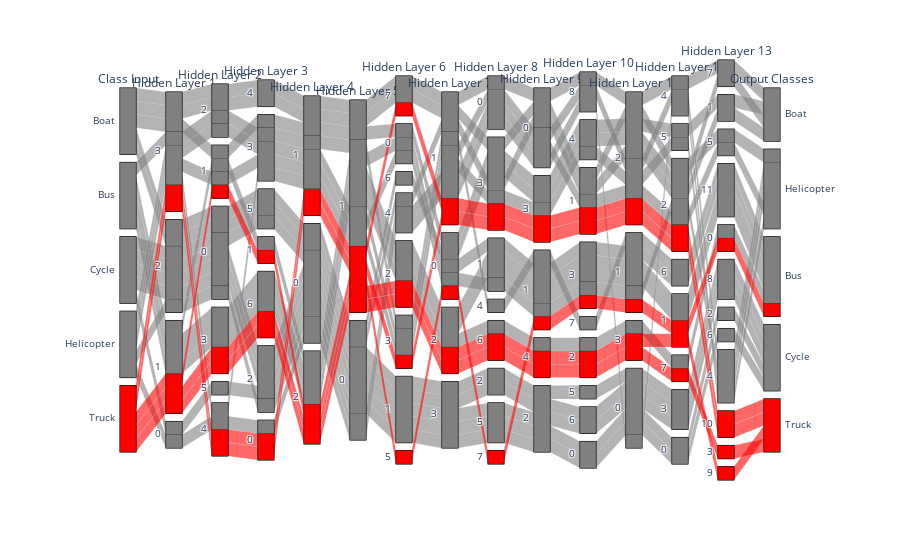

Here is the notebook cell this chart was saved with:
### Code cell
#CLASSE 4
color = pd.DataFrame(classes,columns=['Class']);
colorscale =[[0, 'gray'],[0.5, 'gray'],[0.7,'gray'],[0.9,'gray'],[1,'red']];

fig=px.parallel_categories(dfTot,dimensions=['Class','L1 C1','L2 C1','L3 C1', 
                                             'L4 C1','L5 C1','L6 C1','L7 C1','L8 C1',
                                             'L9 C1','L10 C1','L11 C1','L12 C1'
,'L13 C1','class'],
 labels={'Class':'Class Input','L1 C1':'Hidden Layer 1','L2 C1':'Hidden Layer 2',
         'L3 C1':'Hidden Layer 3','L4 C1':'Hidden Layer 4',
         'L5 C1':'Hidden Layer 5','L6 C1':'Hidden Layer 6',
         'L7 C1':'Hidden Layer 7','L8 C1':'Hidden Layer 8',
         'L9 C1':'Hidden Layer 9','L10 C1':'Hidden Layer 10',
         'L11 C1':'Hidden Layer 11','L12 C1':'Hidden Layer 12',
         'L13 C1':'Hidden Layer 13',
         'class':'Output Classes'},color=classes,color_continuous_scale=colorscale)
fig.update(layout_coloraxis_showscale=False)
fig

### Figure 1 — Plotly figure (JSON) as saved in the notebook; plotly's stock layout.template omitted (floating-point values rounded to 4 significant figures)
{"data": [{"dimensions": [{"label": "Class Input", "values": ["Boat", "Boat", "Boat", "Boat", "Boat", "Bus", "Bus", "Bus", "Bus", "Bus", "Cycle", "Cycle", "Cycle", "Cycle", "Cycle", "Helicopter", "Helicopter", "Helicopter", "Helicopter", "Helicopter", "Truck", "Truck", "Truck", "Truck", "Truck"]}, {"label": "Hidden Layer 1", "values": [3, 3, 2, 3, 2, 1, 1, 1, 3, 1, 2, 2, 2, 2, 0, 0, 3, 3, 3, 2, 3, 3, 1, 1, 1]}, {"label": "Hidden Layer 2", "values": [2, 1, 0, 2, 0, 1, 3, 3, 2, 3, 0, 0, 0, 0, 5, 4, 1, 2, 4, 0, 4, 4, 1, 3, 3]}, {"label": "Hidden Layer 3", "values": [4, 3, 5, 4, 5, 1, 6, 6, 3, 6, 5, 2, 2, 2, 2, 0, 3, 3, 3, 2, 0, 0, 1, 6, 6]}, {"label": "Hidden Layer 4", "values": [1, 1, 0, 1, 0, 2, 2, 2, 1, 2, 0, 0, 0, 0, 0, 0, 1, 1, 1, 0, 1, 1, 2, 2, 2]}, {"label": "Hidden Layer 5", "values": [1, 1, 0, 1, 0, 1, 1, 1, 1, 1, 0, 0, 0, 0, 0, 0, 1, 1, 1, 0, 1, 1, 1, 1, 1]}, {"label": "Hidden Layer 6", "values": [7, 0, 6, 7, 4, 0, 2, 2, 3, 2, 1, 1, 1, 1, 1, 4, 0, 3, 3, 4, 3, 7, 5, 2, 2]}, {"label": "Hidden Layer 7", "values": [1, 0, 0, 1, 1, 0, 2, 2, 1, 2, 3, 3, 3, 3, 3, 1, 0, 1, 1, 1, 1, 1, 0, 2, 2]}, {"label": "Hidden Layer 8", "values": [0, 3, 3, 3, 3, 1, 1, 1, 4, 6, 2, 5, 2, 5, 5, 0, 1, 0, 3, 0, 3, 3, 7, 6, 6]}, {"label": "Hidden Layer 9", "values": [0, 3, 3, 0, 0, 1, 1, 1, 1, 4, 2, 2, 2, 2, 2, 0, 1, 0, 3, 0, 3, 3, 1, 4, 4]}, {"label": "Hidden Layer 10", "values": [8, 4, 4, 1, 1, 3, 3, 3, 7, 2, 5, 6, 6, 0, 0, 8, 3, 8, 4, 1, 1, 1, 3, 2, 2]}, {"label": "Hidden Layer 11", "values": [2, 2, 2, 2, 2, 1, 1, 1, 1, 3, 0, 0, 0, 0, 0, 0, 1, 2, 2, 2, 2, 2, 1, 3, 3]}, {"label": "Hidden Layer 12", "values": [4, 5, 2, 2, 2, 6, 1, 1, 6, 7, 3, 3, 3, 0, 0, 4, 2, 4, 5, 2, 2, 2, 1, 7, 1]}, {"label": "Hidden Layer 13", "values": [7, 1, 7, 5, 1, 11, 11, 11, 11, 0, 8, 8, 8, 2, 6, 4, 4, 4, 4, 5, 10, 10, 0, 3, 9]}, {"label": "Output Classes", "values": ["Boat", "Boat", "Boat", "Helicopter", "Boat", "Bus", "Bus", "Bus", "Bus", "Bus", "Cycle", "Cycle", "Cycle", "Cycle", "Cycle", "Helicopter", "Helicopter", "Helicopter", "Helicopter", "Helicopter", "Truck", "Truck", "Bus", "Truck", "Truck"]}], "domain": {"x": [0, 1], "y": [0, 1]}, "line": {"color": [0, 0, 0, 0, 0, 0.5, 0.5, 0.5, 0.5, 0.5, 0.7, 0.7, 0.7, 0.7, 0.7, 0.9, 0.9, 0.9, 0.9, 0.9, 1, 1, 1, 1, 1], "coloraxis": "coloraxis"}, "name": "", "type": "parcats"}], "layout": {"coloraxis": {"colorbar": {"title": {"text": "color"}}, "colorscale": [[0, "gray"], [0.5, "gray"], [0.7, "gray"], [0.9, "gray"], [1, "red"]], "showscale": false}, "legend": {"tracegroupgap": 0}, "margin": {"t": 60}}}
